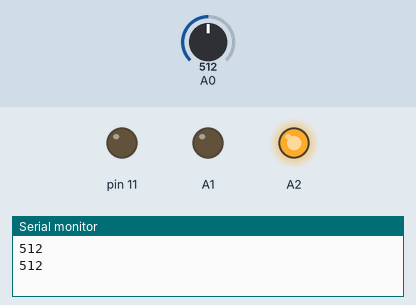
Simulated run of this sketch. Board: Arduino Uno, built with avr-gcc and run on an emulated ATmega328P. Shown: output pins drawn as LEDs (lit = HIGH), the last lines printed to the serial monitor. The test bench sets the inputs (shaded band); at power-on: A0 = 512.

Above: at 1.8 s.
1.9 s: A0 set to 257
3.4 s: A0 set to 234
At 5.2 s:
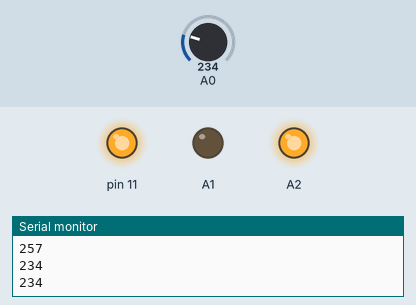
5.5 s: A0 set to 260
At 7.0 s:
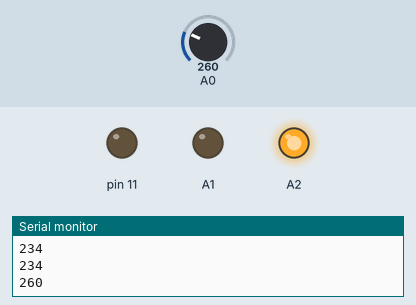
7.5 s: A0 set to 240
At 8.5 s:
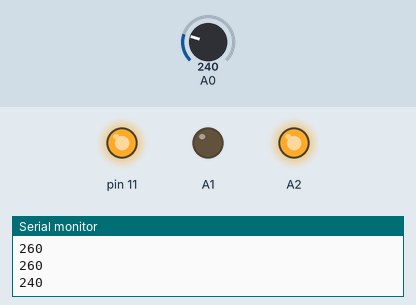
Timing chart, 0 to 10.5 s (numbered marks = the images above; inputs shaded):
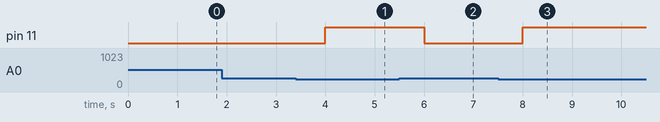

The sketch:

ir_proximity.ino
```cpp
void setup() {
  // put your setup code here, to run once:
pinMode(A0,INPUT);
pinMode(A1,OUTPUT);
pinMode(A2,OUTPUT);
pinMode(11,OUTPUT);
digitalWrite(A2,HIGH);
digitalWrite(A1,LOW);
Serial.begin(9600);
}

void loop() {
  // put your main code here, to run repeatedly:
Serial.println(analogRead(A0));
delay(1000);
if(analogRead(A0) < 250)
digitalWrite(11,HIGH);
else
digitalWrite(11,LOW);
}
```

Measured:
- the behaviour switches between 250 and 249 on A0 (found by bisection; images 0 and 1)
- after the input at 3.4 s, pin 11: LOW → HIGH after 0.60 s
- after the input at 5.5 s, pin 11: HIGH → LOW after 0.50 s
- after the input at 7.5 s, pin 11: LOW → HIGH after 0.50 s
